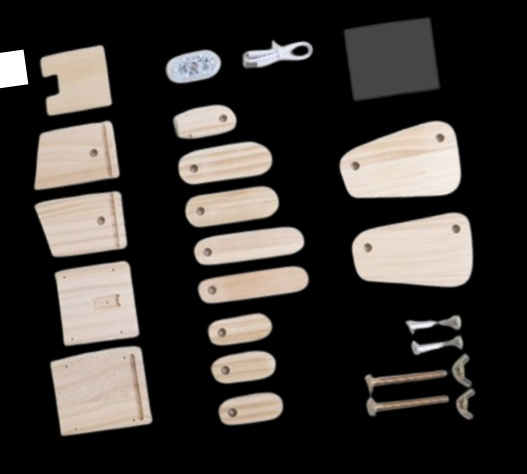
#> input picture calc_size/mydata/images/augImg0.jpg, 527 x 474 px, given in place of the camera
$ python init_video_ver.py
#> lines starting #> are read from the running program, lines starting #| are printed output that depends on the picture; after the words box and inside, x2 and y2 are one past the last pixel; in counts of white or black regions, pixels touching at a corner belong together
import cv2
from scipy.spatial.distance import euclidean
from imutils import perspective
from imutils import contours
import numpy as np
import imutils

# Function to show array of images (intermediate results)
def show_images(images):
    for i, img in enumerate(images):
        cv2.imshow("image_" + str(i), img)
    cv2.waitKey(1)  # Change waitKey value for display speed, 0 for manual switch
    cv2.destroyAllWindows()

# Reference object dimensions
# Here for reference I have used a 2cm x 2cm square
dist_in_cm = 2  # 참조로 할 정사각형 한 변의 길이를 2cm로 설정
dist_in_pixel = None

# Capture video from webcam
cap = cv2.VideoCapture(0)  # Change to 1 if you have multiple webcams

while True:
    ret, frame = cap.read()
#> frame is the input picture: shape (474, 527, 3); mean B, G, R 50.1, 53.3, 57.3
    if not ret:
        print("Failed to capture frame from webcam. Exiting...")
        break

    # Preprocess frame
    gray = cv2.cvtColor(frame, cv2.COLOR_BGR2GRAY)
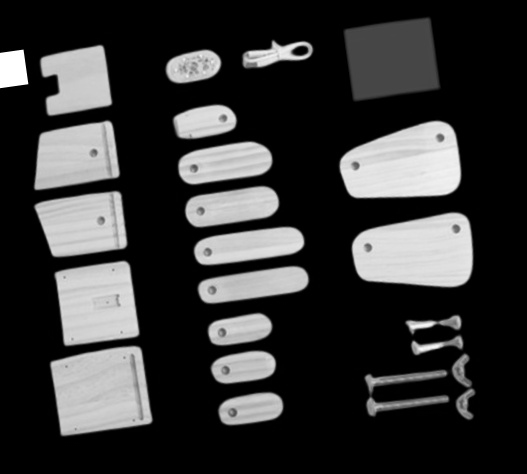
#> gray: shape (474, 527); min 0, max 255, mean 54.1
    blur = cv2.GaussianBlur(gray, (9, 9), 0)
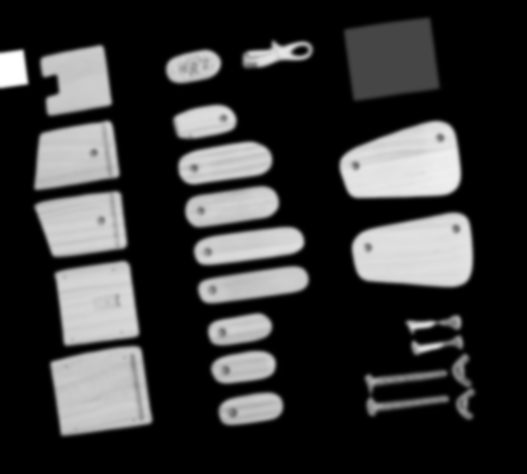
#> blur: shape (474, 527); min 0, max 255, mean 54.1
    edged = cv2.Canny(blur, 50, 100)
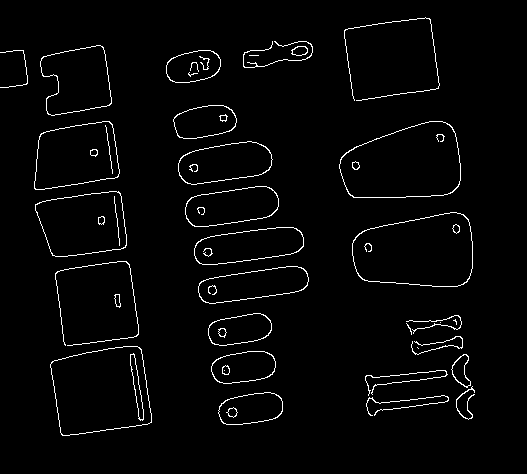
#> edged: shape (474, 527); 2.5% white in thin lines or dots, all inside (x1, y1, x2, y2) = (0, 17, 475, 436)
    edged = cv2.dilate(edged, None, iterations=1)
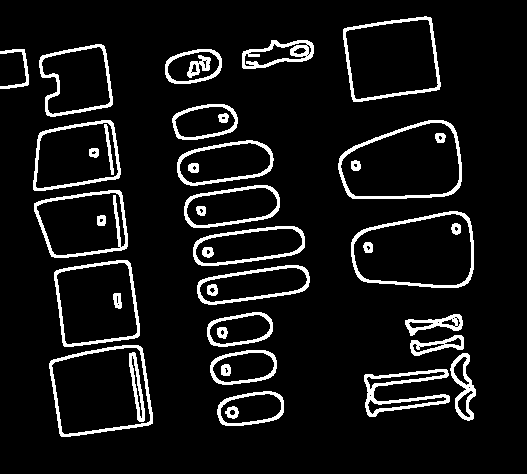
#> edged: shape (474, 527); 8.1% white; 41 white regions, largest, box (x1, y1, x2, y2) and area: (364, 369, 450, 417) 1261, (338, 120, 462, 199) 1137, (351, 211, 474, 288) 1123
    edged = cv2.erode(edged, None, iterations=1)
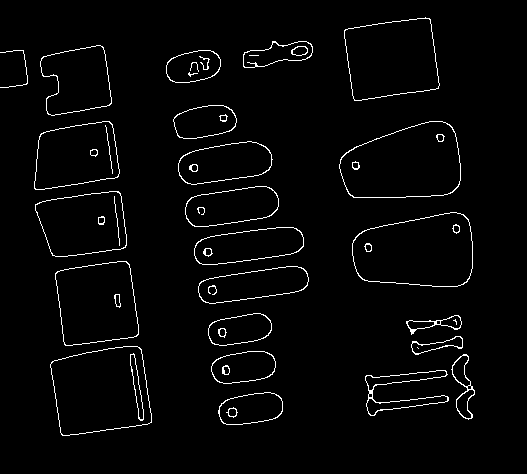
#> edged: shape (474, 527); 2.6% white in thin lines or dots, all inside (x1, y1, x2, y2) = (0, 17, 475, 436)

    # Find contours
    cnts = cv2.findContours(edged.copy(), cv2.RETR_EXTERNAL, cv2.CHAIN_APPROX_SIMPLE)
#> cnts = 23 contours, 1 with area under 20; largest, box (x1, y1, x2, y2) and area: (339, 121, 461, 198) 7282, (352, 212, 473, 287) 7272, (50, 346, 152, 436) 7210, (344, 17, 440, 101) 6286, (55, 261, 139, 346) 5718
    cnts = imutils.grab_contours(cnts)
    cnts = [x for x in cnts if cv2.contourArea(x) > 100]
#> cnts = 22 contours; largest, box (x1, y1, x2, y2) and area: (339, 121, 461, 198) 7282, (352, 212, 473, 287) 7272, (50, 346, 152, 436) 7210, (344, 17, 440, 101) 6286, (55, 261, 139, 346) 5718
    (cnts, _) = contours.sort_contours(cnts)

    # Calculate pixels per cm only once when reference object is detected
    if dist_in_pixel is None and len(cnts) > 0:
        ref_object = cnts[0]
#> ref_object = contour of 84 points, box (x1, y1, x2, y2) (34, 121, 120, 190), area 4555
        box = cv2.minAreaRect(ref_object)
#> box = ((73.07, 155), (87.28, 58.62), -8.75)
        box = cv2.boxPoints(box)
#> box = [[34.39, 190.6], [25.48, 132.6], [111.7, 119.3], [120.7, 177.3]]
        box = np.array(box, dtype="int")
#> box = [[34, 190], [25, 132], [111, 119], [120, 177]]
        box = perspective.order_points(box)
#> box = [[25, 132], [111, 119], [120, 177], [34, 190]]
        (tl, tr, br, bl) = box
#> tl = [25, 132]; tr = [111, 119]; br = [120, 177]; bl = [34, 190]
        dist_in_pixel = euclidean(tl, tr)
#> dist_in_pixel = 86.98

    # Draw remaining contours
    for cnt in cnts:
        box = cv2.minAreaRect(cnt)
        box = cv2.boxPoints(box)
        box = np.array(box, dtype="int")
        box = perspective.order_points(box)
        (tl, tr, br, bl) = box
        cv2.drawContours(frame, [box.astype("int")], -1, (0, 0, 255), 2)
        mid_pt_horizontal = (tl[0] + int(abs(tr[0] - tl[0])/2), tl[1] + int(abs(tr[1] - tl[1])/2))
        mid_pt_verticle = (tr[0] + int(abs(tr[0] - br[0])/2), tr[1] + int(abs(tr[1] - br[1])/2))
        wid = euclidean(tl, tr) / dist_in_pixel * dist_in_cm
        ht = euclidean(tr, br) / dist_in_pixel * dist_in_cm
        cv2.putText(frame, "{:.1f}cm".format(wid), (int(mid_pt_horizontal[0] - 15), int(mid_pt_horizontal[1] - 10)),
                    cv2.FONT_HERSHEY_SIMPLEX, 0.3, (255, 255, 0), 1)
        cv2.putText(frame, "{:.1f}cm".format(ht), (int(mid_pt_verticle[0] + 10), int(mid_pt_verticle[1])),
                    cv2.FONT_HERSHEY_SIMPLEX, 0.3, (255, 255, 0), 1)
#> this loop made 22 passes
#> (tl, tr, br, bl, mid_pt_horizontal, mid_pt_verticle, wid, ht) on passes 1 to 8: ([25, 132], [111, 119], [120, 177], [34, 190], (68, 138), (115, 148), 2, 1.35), ([33, 200], [120, 188], [128, 247], [41, 259], (76, 206), (124, 217), 2.02, 1.37), ([37, 54], [103, 43], [113, 105], [46, 116], (70, 59), (108, 74), 1.54, 1.44), ([48, 356], [140, 343], [152, 423], [60, 437], (94, 362), (146, 383), 2.14, 1.86), ([53, 269], [129, 259], [139, 336], [63, 346], (91, 274), (134, 297), 1.76, 1.79), ([162, 57], [217, 45], [223, 74], [169, 86], (189, 63), (220, 59), 1.29, 0.681), ([171, 111], [232, 100], [238, 130], [176, 141], (201, 116), (235, 115), 1.43, 0.703), ([175, 150], [269, 137], [273, 173], [180, 186], (222, 156), (271, 155), 2.18, 0.833)
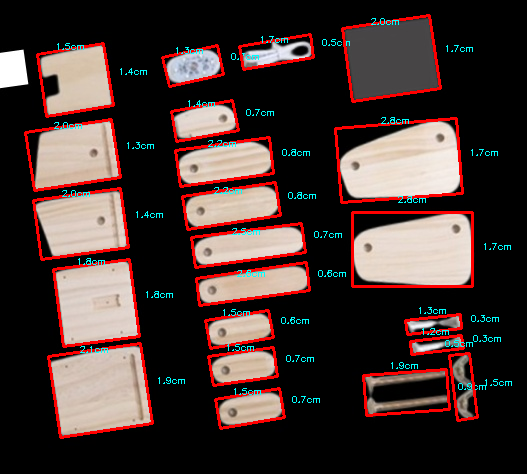
#> frame: shape (474, 527, 3); 7.32% of pixels changed, all inside (x1, y1, x2, y2) = (24, 14, 512, 439)

    cv2.imshow("Frame", frame)
    if cv2.waitKey(1) & 0xFF == ord('q'):
#> (key q is pressed here)
        break

cap.release()
cv2.destroyAllWindows()

$ run again, on calc_size/mydata/images/augImg12.jpg
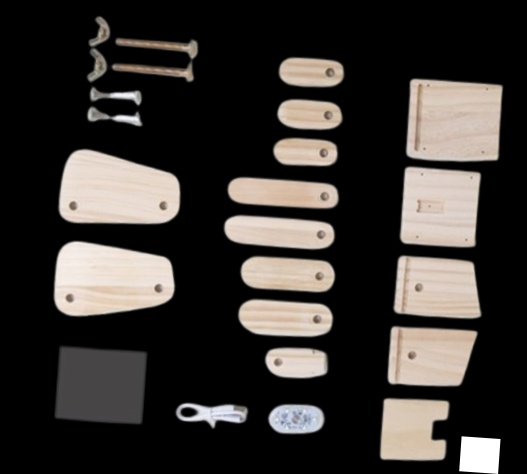
#> input picture calc_size/mydata/images/augImg12.jpg, 527 x 474 px, given in place of the camera
#> frame is the input picture: shape (474, 527, 3); mean B, G, R 50.6, 53.8, 57.7
#> `edged = cv2.erode(edged, None, iterations=1)`:
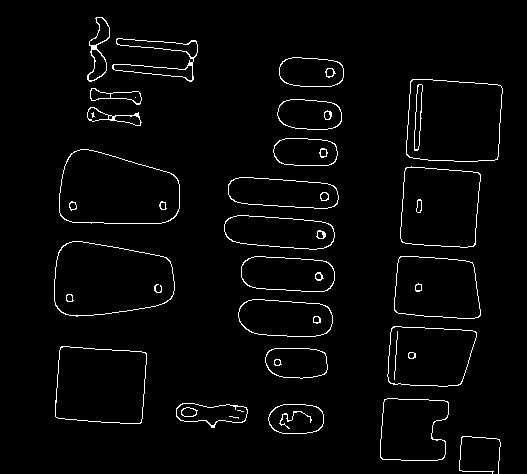
#> edged: shape (474, 527); 2.6% white in thin lines or dots, all inside (x1, y1, x2, y2) = (54, 17, 503, 474)
#> `cnts = cv2.findContours(edged.copy(), cv2.RETR_EXTERNAL, cv2.CHAIN_APP..`: cnts = 23 contours, 1 with area under 20; largest, box (x1, y1, x2, y2) and area: (54, 241, 175, 317) 7282, (59, 149, 180, 224) 7260, (406, 79, 503, 162) 7205, (55, 346, 147, 424) 6289, (400, 166, 481, 248) 5716
#> `cnts = [x for x in cnts if cv2.contourArea(x) > 100]`: cnts = 22 contours; largest, box (x1, y1, x2, y2) and area: (54, 241, 175, 317) 7282, (59, 149, 180, 224) 7260, (406, 79, 503, 162) 7205, (55, 346, 147, 424) 6289, (400, 166, 481, 248) 5716
#> ref_object = contour of 114 points, box (x1, y1, x2, y2) (54, 241, 175, 317), area 7282
#> `box = cv2.minAreaRect(ref_object)`: box = ((114, 278.5), (75, 120), -90)
#> `box = cv2.boxPoints(box)`: box = [[174, 316], [54, 316], [54, 241], [174, 241]]
#> `box = perspective.order_points(box)`: box = [[54, 241], [174, 241], [174, 316], [54, 316]]
#> `(tl, tr, br, bl) = box`: tl = [54, 241]; tr = [174, 241]; br = [174, 316]; bl = [54, 316]
#> dist_in_pixel = 120
#> the loop `for cnt in cnts:` made 22 passes
#> (tl, tr, br, bl, mid_pt_horizontal, mid_pt_verticle, wid, ht) on passes 1 to 5: ([54, 241], [174, 241], [174, 316], [54, 316], (114, 241), (174, 278), 2, 1.25), ([58, 345], [146, 351], [141, 424], [53, 418], (102, 348), (148, 387), 1.47, 1.22), ([59, 149], [179, 149], [179, 223], [59, 223], (119, 149), (179, 186), 2, 1.23), ([87, 106], [141, 111], [140, 125], [86, 120], (114, 108), (141, 118), 0.904, 0.234), ([91, 16], [110, 17], [104, 82], [85, 80], (100, 16), (113, 49), 0.317, 1.09)
#> after the loop `for cnt in cnts:`:
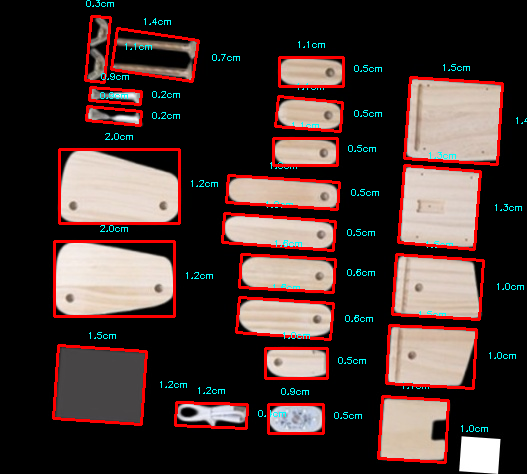
#> frame: shape (474, 527, 3); 7.42% of pixels changed, all inside (x1, y1, x2, y2) = (52, 0, 527, 464)

$ run again, on calc_size/mydata/images/augImg13.jpg
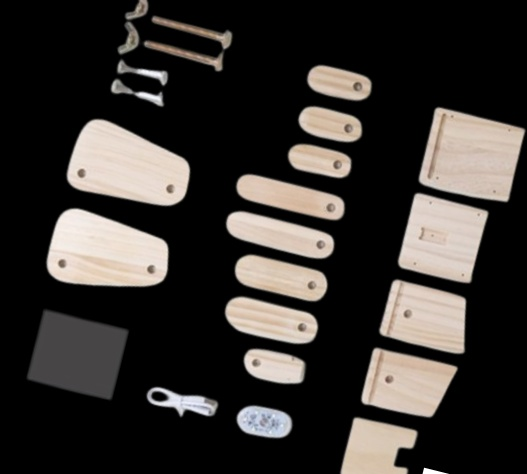
#> input picture calc_size/mydata/images/augImg13.jpg, 527 x 474 px, given in place of the camera
#> frame is the input picture: shape (474, 527, 3); mean B, G, R 48.8, 52, 55.9
#> `edged = cv2.erode(edged, None, iterations=1)`:
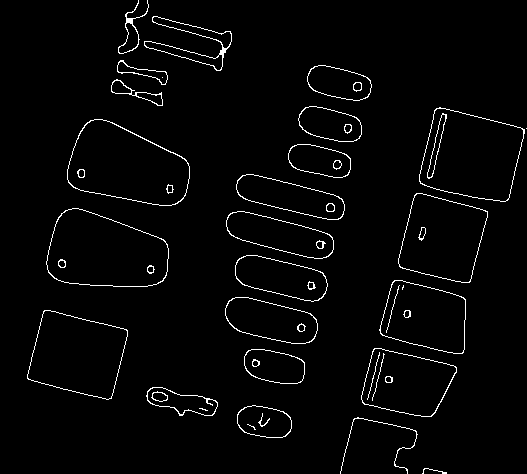
#> edged: shape (474, 527); 2.5% white in thin lines or dots
#> `cnts = cv2.findContours(edged.copy(), cv2.RETR_EXTERNAL, cv2.CHAIN_APP..`: cnts = 24 contours, 3 with area under 20; largest, box (x1, y1, x2, y2) and area: (67, 119, 190, 206) 7300, (46, 208, 169, 287) 7290, (419, 107, 525, 202) 7206, (27, 310, 128, 400) 6286, (398, 193, 488, 283) 5712
#> `cnts = [x for x in cnts if cv2.contourArea(x) > 100]`: cnts = 21 contours; largest, box (x1, y1, x2, y2) and area: (67, 119, 190, 206) 7300, (46, 208, 169, 287) 7290, (419, 107, 525, 202) 7206, (27, 310, 128, 400) 6286, (398, 193, 488, 283) 5712
#> ref_object = contour of 151 points, box (x1, y1, x2, y2) (27, 310, 128, 400), area 6286
#> `box = cv2.minAreaRect(ref_object)`: box = ((77, 354.5), (73.73, 88.04), -75.96)
#> `box = cv2.boxPoints(box)`: box = [[110.8, 400.9], [25.35, 379.6], [43.24, 308.1], [128.6, 329.4]]
#> `box = np.array(box, dtype="int")`: box = [[110, 400], [25, 379], [43, 308], [128, 329]]
#> `box = perspective.order_points(box)`: box = [[43, 308], [128, 329], [110, 400], [25, 379]]
#> `(tl, tr, br, bl) = box`: tl = [43, 308]; tr = [128, 329]; br = [110, 400]; bl = [25, 379]
#> dist_in_pixel = 87.56
#> the loop `for cnt in cnts:` made 21 passes
#> (tl, tr, br, bl, mid_pt_horizontal, mid_pt_verticle, wid, ht) on passes 1 to 5: ([43, 308], [128, 329], [110, 400], [25, 379], (85, 318), (137, 364), 2, 1.67), ([59, 203], [176, 232], [158, 305], [41, 276], (117, 217), (185, 268), 2.75, 1.72), ([80, 113], [198, 143], [180, 215], [62, 185], (139, 128), (207, 179), 2.78, 1.7), ([113, 77], [165, 93], [161, 106], [109, 91], (139, 85), (167, 99), 1.24, 0.311), ([118, 58], [168, 72], [165, 85], [115, 71], (143, 65), (169, 78), 1.19, 0.305)
#> after the loop `for cnt in cnts:`:
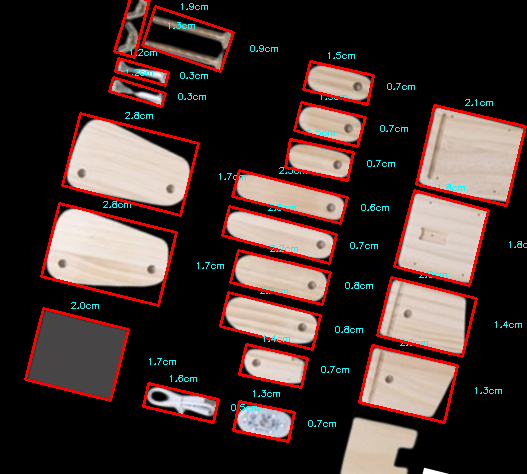
#> frame: shape (474, 527, 3); 6.75% of pixels changed, all inside (x1, y1, x2, y2) = (24, 0, 527, 443)
